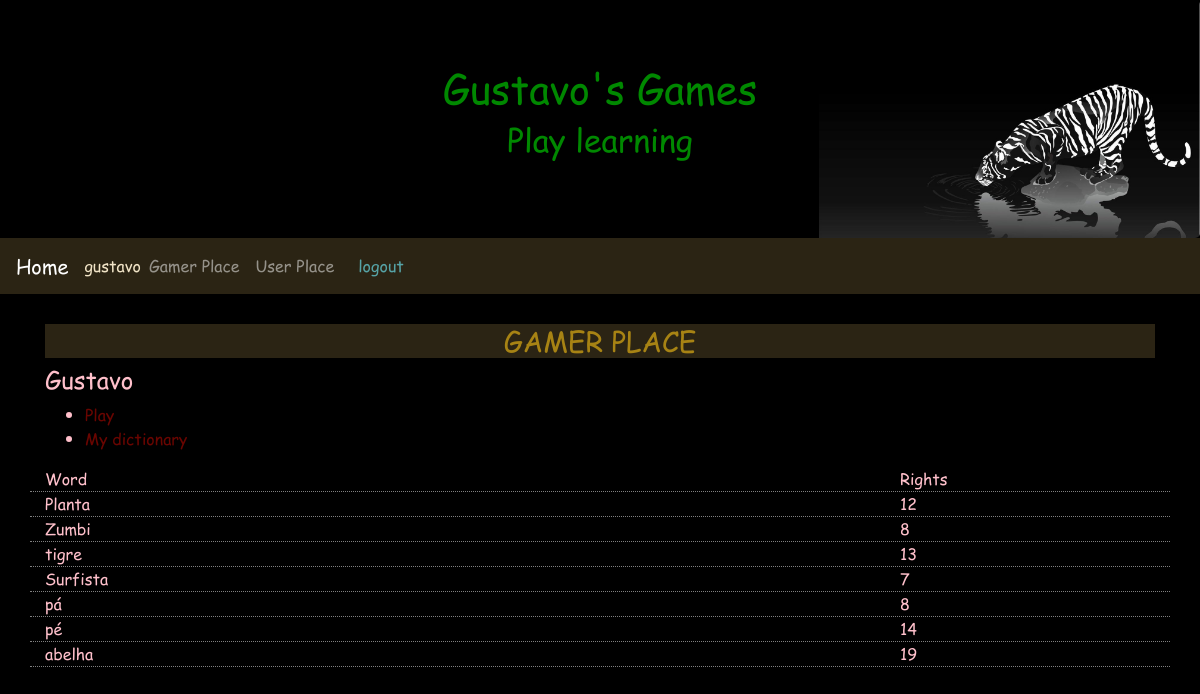
Before: /gamerplace/5 (signed in) with the older database file.
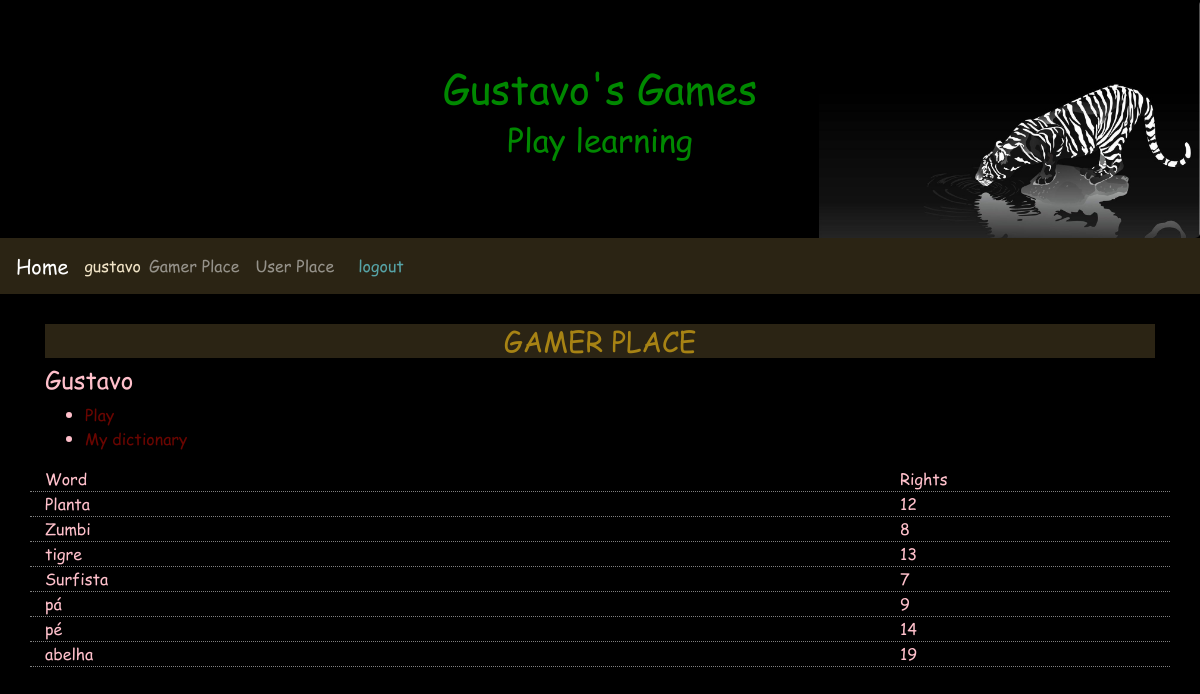
After: the same page with the newer database file.
### gameplace/models.py (models this page shows, shortened)
class Gamer(models.Model):
    user          = models.ForeignKey(settings.AUTH_USER_MODEL, verbose_name='User', on_delete=models.CASCADE)
    master        = models.ForeignKey(Master, verbose_name='Master', on_delete=models.CASCADE)
    nickname      = models.CharField('Nick', max_length=200)
    avatar        = models.ImageField('Avatar', upload_to='images/', max_length=500, null=True, blank=True)
    othersMasters = models.ManyToManyField(Master, through='GamerMaster', related_name='otherMasters')
    created = models.DateTimeField('Created', auto_now_add=True)
    modified = models.DateTimeField('Modified', auto_now=True)
    class Meta:
        verbose_name        = 'Gamer'
        verbose_name_plural = 'Gamers'
    def getRights(self):
        return self.right_set.filter(user=self.user)
    def get_avatar_url(self):
        try:
            return self.avatar.url
        except ApiError as e:
            traceback.print_exc()
            return None

### words/models.py (models this page shows, shortened)
class Right(models.Model):
    user   = models.ForeignKey(settings.AUTH_USER_MODEL, verbose_name='User', on_delete=models.CASCADE)
    gamer  = models.ForeignKey(Gamer, verbose_name='Gamer', on_delete=models.CASCADE)
    word   = models.ForeignKey(Word, verbose_name='Word', on_delete=models.CASCADE)
    number = models.IntegerField('Rights', default=0)
    created = models.DateTimeField('Created', auto_now_add=True)
    modified = models.DateTimeField('Modified', auto_now=True)
    class Meta:
        verbose_name        = 'Right'
        verbose_name_plural = 'Rights'
        unique_together = [['user', 'gamer', 'word']]

class Word(models.Model):
    gamer  = models.ForeignKey(Gamer, verbose_name='Gamer', on_delete=models.CASCADE, null=True, blank=True)
    word   = models.CharField('Word', max_length=200)
    image  = models.ImageField('Image', upload_to='images/', max_length=500, null=True, blank=True)
    created = models.DateTimeField('Created', auto_now_add=True)
    modified = models.DateTimeField('Modified', auto_now=True)
    class Meta:
        verbose_name        = 'Word'
        verbose_name_plural = 'Words'
    def __str__(self):
        return self.word

### gamerplace/views.py (the view)
# urls.py: path('', TemplateView.as_view(template_name='access/index.html'), name='index'),
class index(LoginRequiredMixin, DetailView):
    template_name = 'gamerplace/index.html'
    model = Gamer
    def get_object(self):
        return get_object_or_404(Gamer, user=self.request.user, pk=self.kwargs['pk'])

### gamerplace/templates/gamerplace/index.html (shortened to what this page needs)
{% extends 'base.html' %}
{% load widget_tweaks %}
{% block content %}
<header>
  <h3>GAMER PLACE</h3>
</header>
<article class="">
  <h4>{{object.nickname}}</h4>
  <ul>
    <li><a href="{% url 'gameplace:dragletter' object.pk %}">Play</a></li>
    <li><a href="{% url 'gamerplace:mydictionary' object.pk %}">My dictionary</a></li>
  </ul>
</article>
<aside class="">
  <div class="row line">
    <div class="col-9">
      Word
    </div>
    <div class="col-3">
      Rights
    </div>
  </div>
  {% for right in object.getRights %}
    <div class="row line">
      <div class="col-9">
        {{right.word}}
      </div>
      <div class="col-3">
        {{right.number}}
      </div>
    </div>
  {% endfor %}
</aside>
{% endblock %}

### base/templates/base.html (shortened to what this page needs)
{% load static %}
<!DOCTYPE html>
<html lang="pt-br">
<head>
<link rel="stylesheet" href="https://maxcdn.bootstrapcdn.com/bootstrap/4.1.0/css/bootstrap.min.css">
 <link rel="stylesheet" href="{% static 'style/style.css' %}" />
</head>
<body>
<div class="jumbotron text-center" style="margin-bottom:0">
 <h1>Gustavo's Games</h1>
 <h2>Play learning</h2>
</div>
<nav class="navbar navbar-expand-sm navbar-dark">
 <a class="navbar-brand" href="{% url 'indexredirect' %}">Home</a>
 <div class="collapse navbar-collapse" id="collapsibleNavbar">
   <div class="nav-item">
      {% if user.is_authenticated %}
        <span class="nav-brand glyphicon glyphicon-log-in">{{user}}</span>
    </div>
    <div class="">
      <ul class="navbar-nav">
        {% if user.gamer_set.all.0 %}
          <li class="nav-item">
            <a class="nav-link" href="{% url 'indexredirect' %}">Gamer Place</a>
          </li>
        {% endif %}
        <li class="nav-item">
          <a class="nav-link" href="{% url 'access:index' %}">User Place</a>
        </li>
      </ul>
    </div>
    <div class="nav-item">
        <a id="logout" class="nav-link" href=" {% url 'access:logout' %} ">logout</a>
      {% else %}
        <a id="login" class="nav-link" href="{% url 'access:login' %}">login</a>
    </div>
    <div class="nav-item">
        <a id="novousuario" class="nav-link" href="{% url 'access:newuser' %}">New user</a>
      {% endif %}
    </div>
 </div>
</nav>
<div class="container margin-top" style="margin-top:30px">
{% block content %}
{% endblock %}
</div>
</body>
</html>

### base/static/style/style.css (style rules this page uses)
body { background-color: black; color: pink; font-family: comic; }
body a { color: #690500; }
.jumbotron { background-image: url('../images/background.jpg'); background-repeat: no-repeat; background-size: contain; background-position: right; background-color: black; color: #008800; text-shadow: 2px 2px 1px #000000, -2px -2px 1px #000000; }
nav { background-color: #2b2414; color: #f0e3c6; }
nav a { color: #56a3a6; }
header { background-color: #2b2414; color: #a78314; }
header h1, h2, h3 { text-align: center; }
.line { border-bottom-width: 1px; border-bottom-style: dotted; border-bottom-color: gray; }

Changed rows visible on the page:
changed Right "pá": number "8" → "9"
